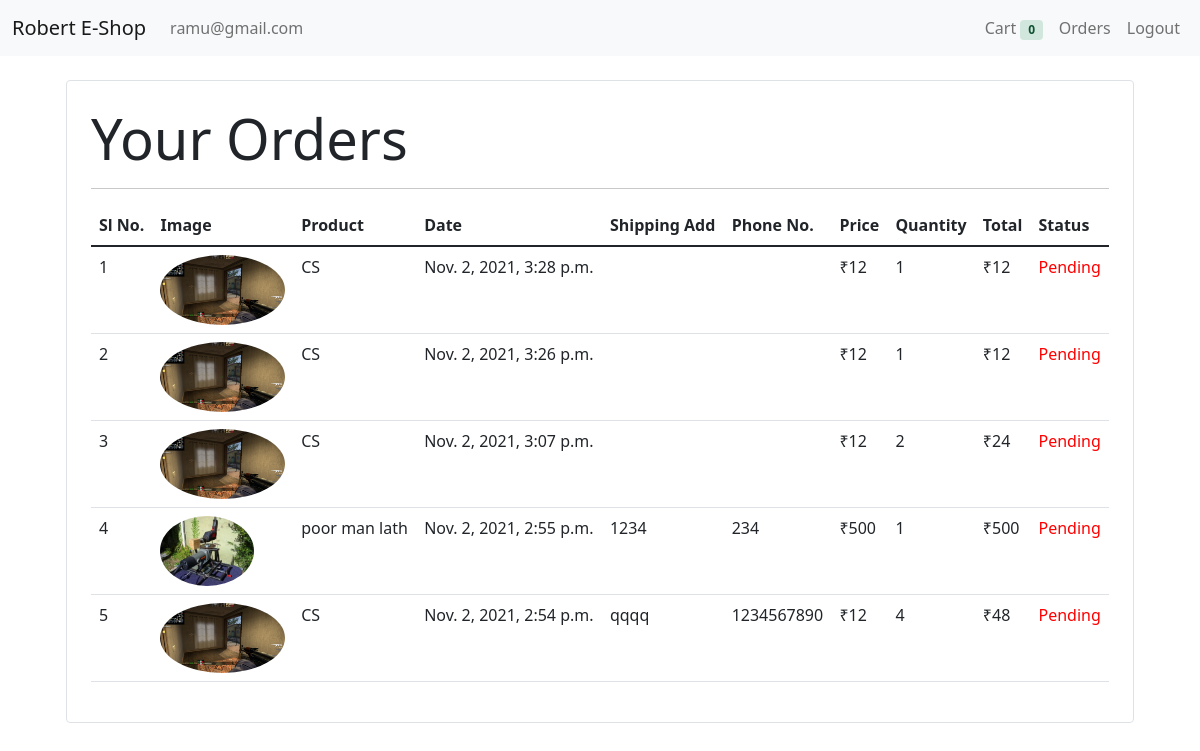
Screenshot of /orders (signed in) with the database file from the repository.
### ecomapp/models/orders.py (models this page shows, shortened)
class Order(models.Model):
    product = models.ForeignKey(Product, on_delete=models.CASCADE)
    customer = models.ForeignKey(Customer, on_delete=models.CASCADE)
    quantity =models.IntegerField(default=1)
    price=models.IntegerField()
    address=models.CharField(max_length=500,default='',blank=True)
    phone=models.CharField(max_length=10,default='',blank=True)
    date =models.DateTimeField(default=datetime.datetime.today)
    status =models.BooleanField(default=False)
    @staticmethod
    def get_orders_by_customer(customer_id):
        return Order.objects.filter(customer=customer_id).order_by('date')

### ecomapp/models/product.py (models this page shows, shortened)
class Product(models.Model):
    prod_name = models.CharField(max_length= 50)
    prod_price = models.IntegerField(default=0)
    prod_category=models.ForeignKey(Category, on_delete=models.CASCADE, default=1)
    prod_description = models.CharField(max_length=200,default="",null=True,blank=True)
    prod_image = models.ImageField(upload_to='uploads/products/')

### ecomapp/views.py (the view)
# urls.py: path('orders', OrderView.as_view(), name='orders'),
class OrderView(View):
    @method_decorator(auth_middleware)
    def get(self, request):
        customer = request.session.get('customer')
        orders=Order.get_orders_by_customer(customer)
        print(orders)
        orders=orders.reverse()
        return render(request, "orders.html",{'orders':orders})

### ecomapp/templatetags/custom_filter.py (called while the page is built)
@register.filter(name='currency')
def currency(number):
    return "₹"+ str(number)

@register.filter(name='multiply')
def multiply(number,num1):
    return number *num1

### ecomapp/templates/orders.html
{% extends 'base.html' %}
{% block content %}
{% load cart %}
{% load custom_filter %}
<div class="container">
    <div class="border rounded p-4 m-4">
        <p class="display-4 pl-4 ml-4">Your Orders</p>
        <hr>
        <table class="table">
            <thead>
            <tr>
                <th>Sl No.</th>
                <th>Image</th>
                <th>Product</th>
                <th>Date</th>
                <th>Shipping Add</th>
                <th>Phone No.</th>
                <th>Price</th>
                <th>Quantity</th>
                <th>Total</th>
                <th>Status</th>
            </tr>
            </thead>
            <tbody>
            {% for order in orders %}
            <tr>
                <td>{{forloop.counter}}</td>
                <td><img alt="" class="rounded-circle" src="{{order.product.prod_image.url}}" style="height: 70px;"></td>
                <td>{{order.product.prod_name}}</td>
                <td>{{order.date}}</td>
                <td>{{order.address}}</td>
                <td>{{order.phone}}</td>
                <td>{{order.price|currency}}</td>
                <td>{{order.quantity}}</td>
                <td>{{order.quantity|multiply:order.price|currency}}</td>
                {% if order.status %}
                <td style="color: green; ">Completed</td>
                {% else %}
                <td style="color: red;">Pending</td>
                {% endif %}
            </tr>
            {% endfor %}
            </tbody>
        </table>
    </div>
</div>
{% endblock %}

### rows the page displays
Order: product.prod_image (picture), product.prod_name "CS", date "Nov. 2, 2021, 3:28 p.m.", price "₹12", quantity "1", quantity|multiply "₹12", status "Pending"
Order: product.prod_image (picture), product.prod_name "CS", date "Nov. 2, 2021, 3:26 p.m.", price "₹12", quantity "1", quantity|multiply "₹12", status "Pending"
Order: product.prod_image (picture), product.prod_name "CS", date "Nov. 2, 2021, 3:07 p.m.", price "₹12", quantity "2", quantity|multiply "₹24", status "Pending"
Order: product.prod_image (picture), product.prod_name "poor man lath", date "Nov. 2, 2021, 2:55 p.m.", address "1234", phone "234", price "₹500", quantity "1", quantity|multiply "₹500", status "Pending"
Order: product.prod_image (picture), product.prod_name "CS", date "Nov. 2, 2021, 2:54 p.m.", address "qqqq", phone "1234567890", price "₹12", quantity "4", quantity|multiply "₹48", status "Pending"

### other values shown
{{ request.session.email }} "ramu@gmail.com"
{{ request.session.cart.keys|length }} "0"
